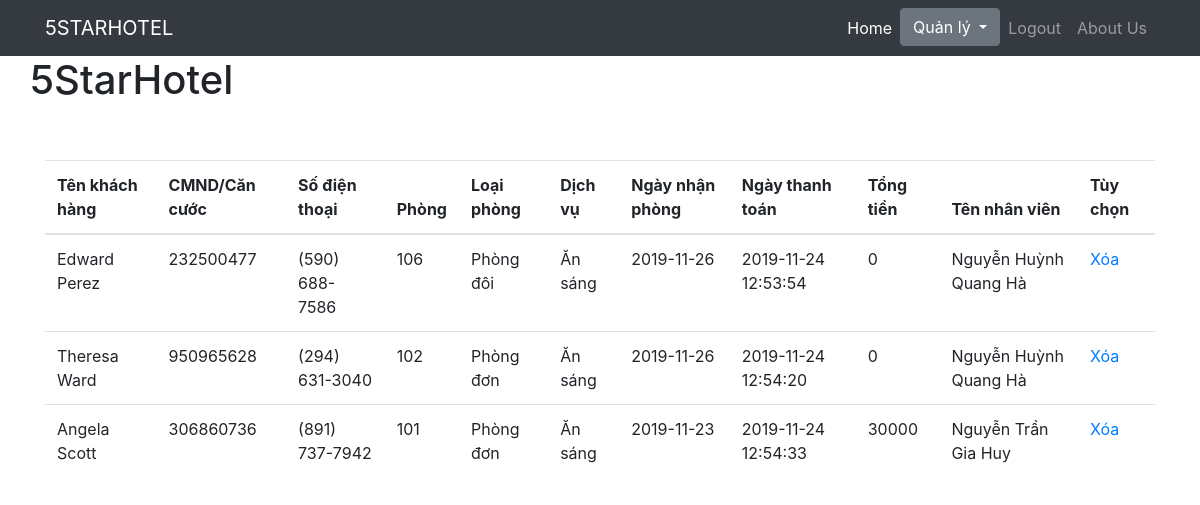
Page /doan/admin/bill.php (signed in) on the committed database.
### tables this page shows
CREATE TABLE `bill` (
  `id` int(11) NOT NULL,
  `namecus` varchar(255) NOT NULL,
  `idnum` varchar(255) NOT NULL,
  `phone` varchar(255) NOT NULL,
  `nameem` varchar(255) NOT NULL,
  `room` int(11) NOT NULL,
  `category` varchar(255) NOT NULL,
  `nameservice` varchar(255) NOT NULL,
  `adate` date NOT NULL,
  `edate` date NOT NULL,
  `price` int(20) NOT NULL,
  `date` datetime NOT NULL
);

### doan/admin/bill.php (the view, shortened to what this page needs)
<!DOCTYPE html>
<html lang="en">
<head>
	<link href="https://maxcdn.bootstrapcdn.com/bootstrap/4.0.0/css/bootstrap.min.css" rel="stylesheet">
	<link rel="stylesheet" href="https://cdnjs.cloudflare.com/ajax/libs/font-awesome/4.7.0/css/font-awesome.min.css">
	<link rel="stylesheet" type="text/css" href="https://cdn.datatables.net/v/dt/dt-1.10.16/datatables.min.css"/>
    <link rel="stylesheet" href="https://maxcdn.bootstrapcdn.com/bootstrap/4.0.0/css/bootstrap.min.css">
</head>
<body>
  <?php require 'navigation.php'; ?>
  <div id="form" class="container wrapper" >
	<div id="logo" class="row">
		<h1>5StarHotel</h1>
	</div>
	<table id="roomtable" class="table">
            <thead>
                <th>Tên khách hàng</th>
				<th>CMND/Căn cước</th>
                <th>Số điện thoại</th>
				<th>Phòng</th>
				<th>Loại phòng</th>
				<th>Dịch vụ</th>
				<th>Ngày nhận phòng</th>
				<th>Ngày thanh toán</th>
				<th>Tổng tiền</th>
				<th>Tên nhân viên</th>
				<th>Tùy chọn</th>
            </thead>
			<tbody>
	<?php
				$sql = "SELECT * FROM bill WHERE 1";
				require_once("../conn.php");
				$result = $conn->query($sql);
				if ($result->num_rows > 0) {
					while($row = $result->fetch_assoc()) {
					$namecus = $row['namecus'];
					$idnum = $row['idnum'];
					$phone = $row['phone'];
					$adate= $row['adate'];
					$room = $row['room'];
					$category = $row['category'];
					$nameservice = $row['nameservice'];
					$price = $row['price'];
					$date = $row['date'];
					$nameem = $row['nameem'];
	?>
				<div class="container mt-5">
				<tr>
					<td><?php echo $namecus; ?></td>
					<td><?php echo $idnum; ?></td>
					<td><?php echo $phone; ?></td>
					<td><?php echo $room; ?></td>
					<td><?php echo $category; ?></td>
					<td><?php echo $nameservice; ?></td>
					<td><?php echo $adate; ?></td>
					<td><?php echo $date; ?></td>
					<td><?php echo $price; ?></td>
					<td><?php echo $nameem; ?></td>
					<td><a href="delbill.php?idnum=<?php echo $idnum ?>" >Xóa</a></td>
				</tr>
	<?php
					}
				}
	?>
				</tbody>
			</table>
		</div>
</body>
</html>

### doan/admin/bill.php (style rules this page uses)
#form { width: 120%; }

### rows in the picture
bill: namecus "Edward Perez", idnum "232500477", phone "(590) 688-7586", room "106", category "Phòng đôi", nameservice "Ăn sáng", adate "2019-11-26", date "2019-11-24 12:53:54", price "0", nameem "Nguyễn Huỳnh Quang Hà"
bill: namecus "Theresa Ward", idnum "950965628", phone "(294) 631-3040", room "102", category "Phòng đơn", nameservice "Ăn sáng", adate "2019-11-26", date "2019-11-24 12:54:20", price "0", nameem "Nguyễn Huỳnh Quang Hà"
bill: namecus "Angela Scott", idnum "306860736", phone "(891) 737-7942", room "101", category "Phòng đơn", nameservice "Ăn sáng", adate "2019-11-23", date "2019-11-24 12:54:33", price "30000", nameem "Nguyễn Trần Gia Huy"
